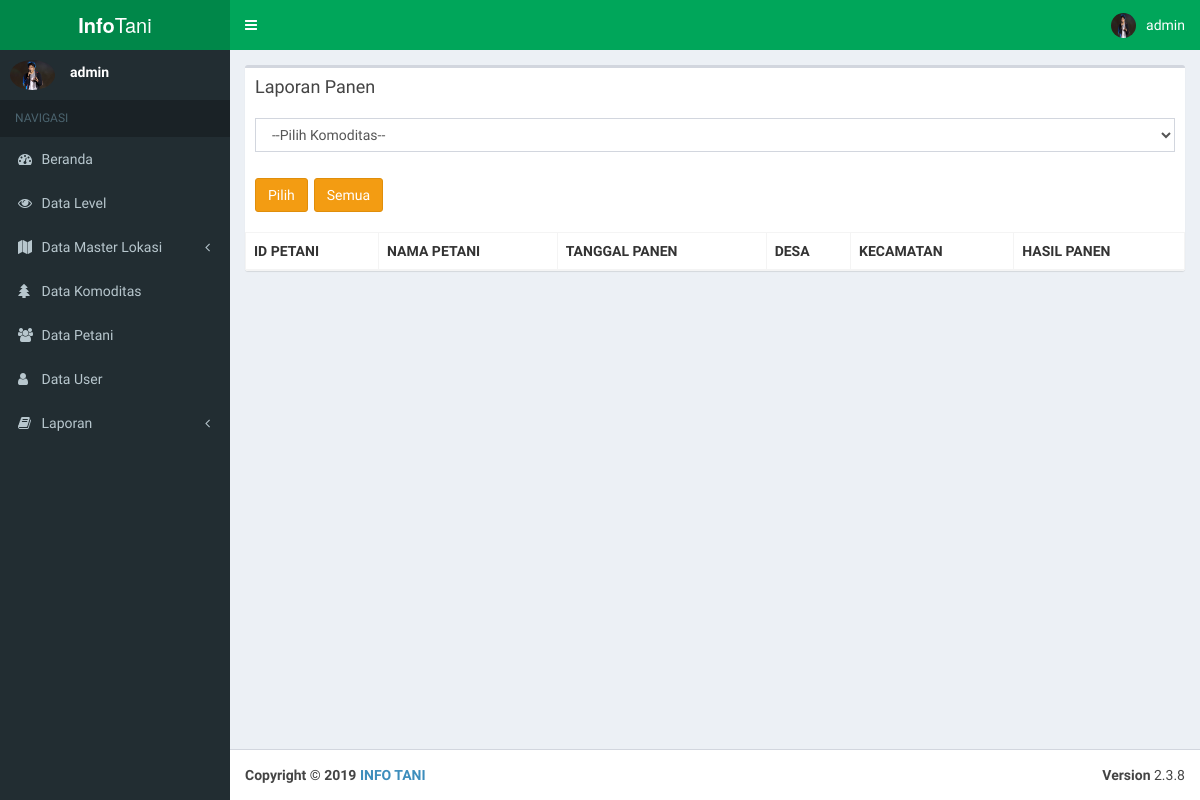
Page /Pages/Admin/viewlappanen.php (signed in) on the earlier database version.
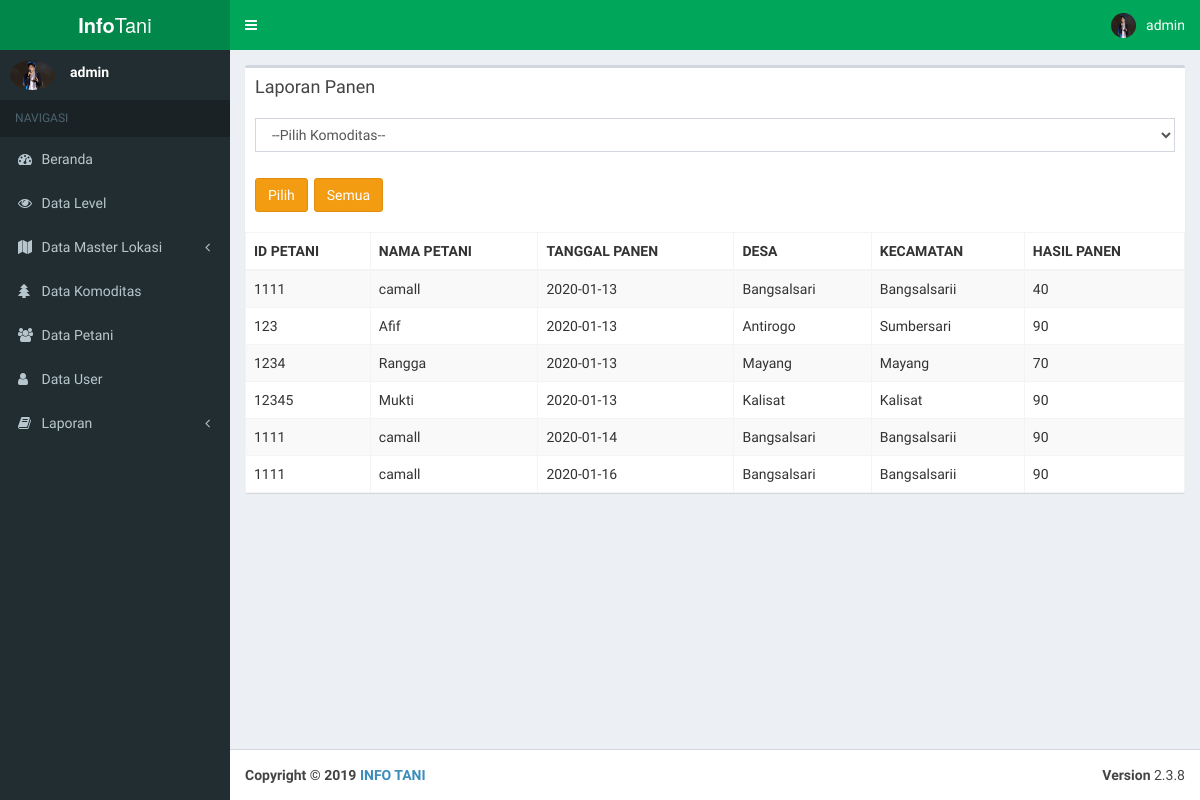
Same page on the later database version.
### tables this page shows
CREATE TABLE `petani` (
  `KTP` varchar(16) NOT NULL,
  `ID_DESA` int(11) DEFAULT NULL,
  `ID_KOMODITAS` int(11) DEFAULT NULL,
  `ID_USER` int(11) DEFAULT NULL,
  `ID_STATUS` int(11) NOT NULL,
  `NAMA_PETANI` varchar(30) DEFAULT NULL,
  `ALAMAT_PETANI` varchar(30) DEFAULT NULL,
  `LUAS_SAWAH` float DEFAULT NULL,
  `ALAMAT_SAWAH` varchar(30) DEFAULT NULL,
  `TANAM` date DEFAULT NULL,
  `PANEN` date DEFAULT NULL,
  `NO_HP` varchar(15) DEFAULT NULL
);

CREATE TABLE `panen` (
  `ID_PANEN` int(11) NOT NULL,
  `KTP` varchar(16) NOT NULL,
  `KOMODITAS` int(11) NOT NULL,
  `TGL_PANEN` date NOT NULL,
  `HASIL` int(11) NOT NULL,
  `HARGA` int(6) NOT NULL,
  `STATUS_PANEN` varchar(5) NOT NULL
);

CREATE TABLE `desa` (
  `ID_DESA` int(11) NOT NULL,
  `ID_KECAMATAN` int(11) DEFAULT NULL,
  `NAMA_DESA` varchar(20) DEFAULT NULL
);

CREATE TABLE `kecamatan` (
  `ID_KECAMATAN` int(11) NOT NULL,
  `NAMA_KECAMATAN` varchar(20) DEFAULT NULL
);

### Pages/Admin/viewlappanen.php (the view, shortened to what this page needs)
<!DOCTYPE html>
<html>
<?php
        include_once "../_partials/head.php";
?>
<body class="hold-transition skin-green sidebar-mini">
<div class="wrapper">
    <?php
            include_once "../_partials/header.php";
    ?>
  <aside class="main-sidebar">
    <?php
        include_once "../_partials/sidebar.php";
    ?>
  </aside>
  <div class="content-wrapper">
    <section class="content">
      <div class="row">
        <div class="col-xs-12">
          <div class="box">
            <div class="box-header">
               <?php
               if (isset($_POST['submit'])) {
                  $pilih = $_POST['pilih'];
                  $tipe = "SELECT petani.KTP, petani.NAMA_PETANI, panen.TGL_PANEN, desa.NAMA_DESA, kecamatan.NAMA_KECAMATAN, panen.HASIL FROM petani, panen, desa, kecamatan WHERE desa.ID_KECAMATAN=kecamatan.ID_KECAMATAN AND desa.ID_DESA=petani.ID_DESA AND petani.KTP=panen.KTP AND panen.KOMODITAS=$pilih";
                }else {
                  $tipe = "SELECT petani.KTP, petani.NAMA_PETANI, panen.TGL_PANEN, desa.NAMA_DESA, kecamatan.NAMA_KECAMATAN, panen.HASIL FROM petani, panen, desa, kecamatan WHERE desa.ID_KECAMATAN=kecamatan.ID_KECAMATAN AND desa.ID_DESA=petani.ID_DESA AND petani.KTP=panen.KTP";
                } ?>
              <h3 class="box-title">Laporan Panen <?php echo $komoditaspanen; ?></h3>
              <h3>
                  <form action="" method="POST">
                    <?php
                        echo "<select name='pilih' class='form-control hidden-print'>";
                        echo "<option value='belum memilih' selected>--Pilih Komoditas--</option>";
                        ?>
                        <?php
                        echo "</select><br>";
                        echo "<button type='submit' name='submit' class='btn btn-warning hidden-print'>Pilih</button>   ";
                        echo "<button type='submit' name='submit1' class='btn btn-warning hidden-print'>Semua</button>";
                    ?>
                  </form>
              </h3>
            </div>
            <div class="box-body table-responsive no-padding">
              <table id="example1" class="table table-bordered table-striped">
                <thead class="thead-dark">
                <tr>
                  <th>ID PETANI</th>
                  <th>NAMA PETANI</th>
                  <th>TANGGAL PANEN</th>
                  <th>DESA</th>
                  <th>KECAMATAN</th>
                  <th>HASIL PANEN</th>
                </tr>
                </thead>
                <tbody>
                    <?php
                    require_once "../../controller/admin/koneksi.php";
                    $query = mysqli_query($koneksi, $tipe);
                    while ($data = mysqli_fetch_array($query)) {
                    ?>
                    <tr>
                        <td><?php echo $data ['KTP'];?></td>
                        <td><?php echo $data ['NAMA_PETANI'];?></td>
                        <td><?php echo $data ['TGL_PANEN'];?></td>
                        <td><?php echo $data ['NAMA_DESA'];?></td>
                        <td><?php echo $data ['NAMA_KECAMATAN'];?></td>
                        <td><?php echo $data ['HASIL'];?></td>
                        </tr>
                    <?php
                    } ?>
                </tbody>
              </table>
            </div>
          </div>
        </div>
      </div>
    </section>
  </div>
    <?php
        include_once "../_partials/footer.php";
    ?>
</div>
</body>
</html>

Differences in the rows shown:
now on this page (row edited): petani: KTP "1111", NAMA_PETANI "camall", panen.TGL_PANEN "2020-01-13", ID_DESA.NAMA_DESA "Bangsalsari", kecamatan.NAMA_KECAMATAN "Bangsalsarii", panen.HASIL "40", panen.TGL_PANEN "2020-01-14", panen.HASIL "90", panen.TGL_PANEN "2020-01-16"
now on this page (row edited): petani: KTP "123", NAMA_PETANI "Afif", panen.TGL_PANEN "2020-01-13", ID_DESA.NAMA_DESA "Antirogo", kecamatan.NAMA_KECAMATAN "Sumbersari", panen.HASIL "90"
now on this page (row edited): petani: KTP "1234", NAMA_PETANI "Rangga", panen.TGL_PANEN "2020-01-13", ID_DESA.NAMA_DESA "Mayang", kecamatan.NAMA_KECAMATAN "Mayang", panen.HASIL "70"
now on this page (row edited): petani: KTP "12345", NAMA_PETANI "Mukti", panen.TGL_PANEN "2020-01-13", ID_DESA.NAMA_DESA "Kalisat", kecamatan.NAMA_KECAMATAN "Kalisat", panen.HASIL "90"
